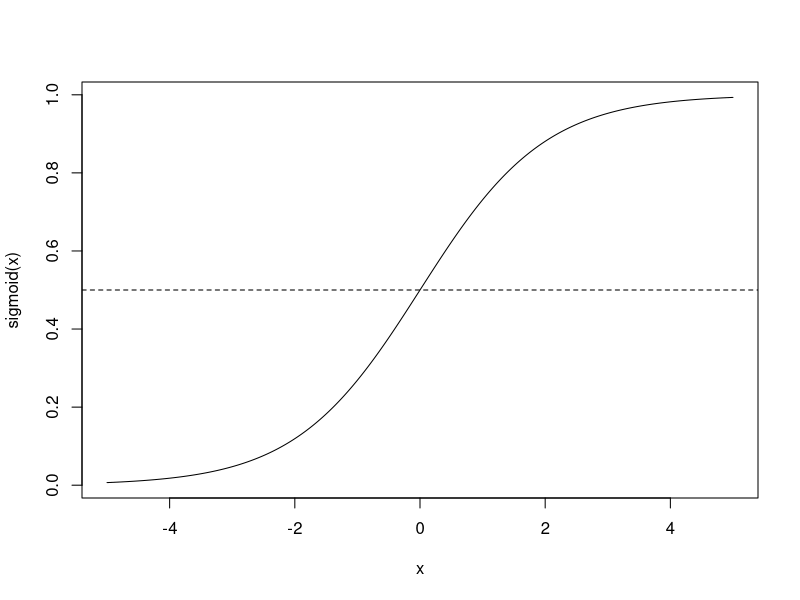
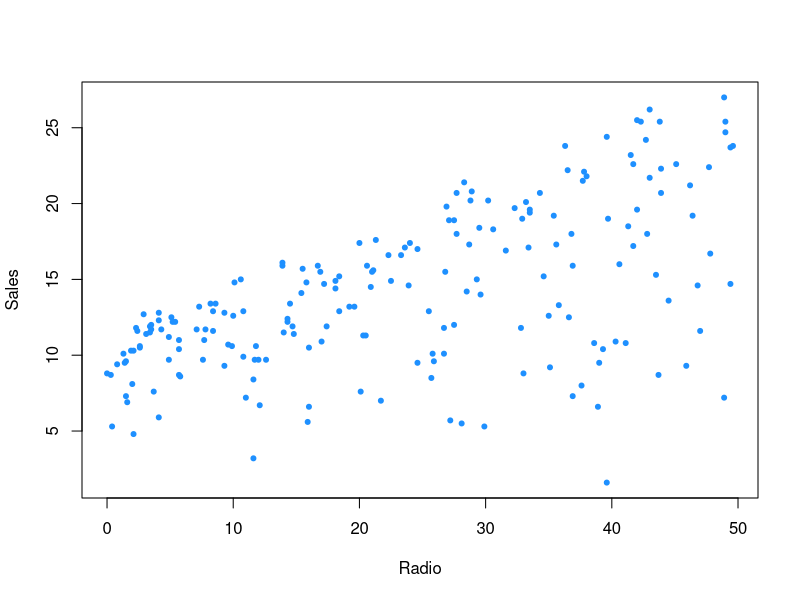
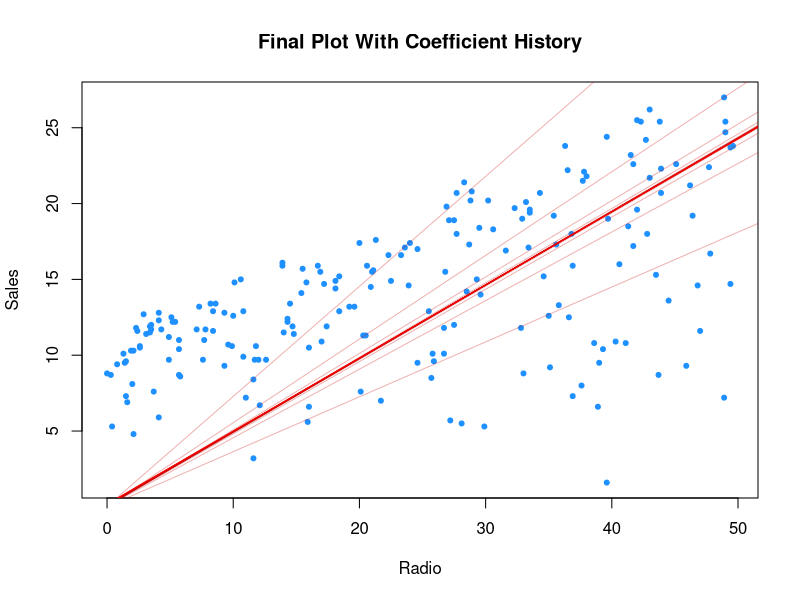
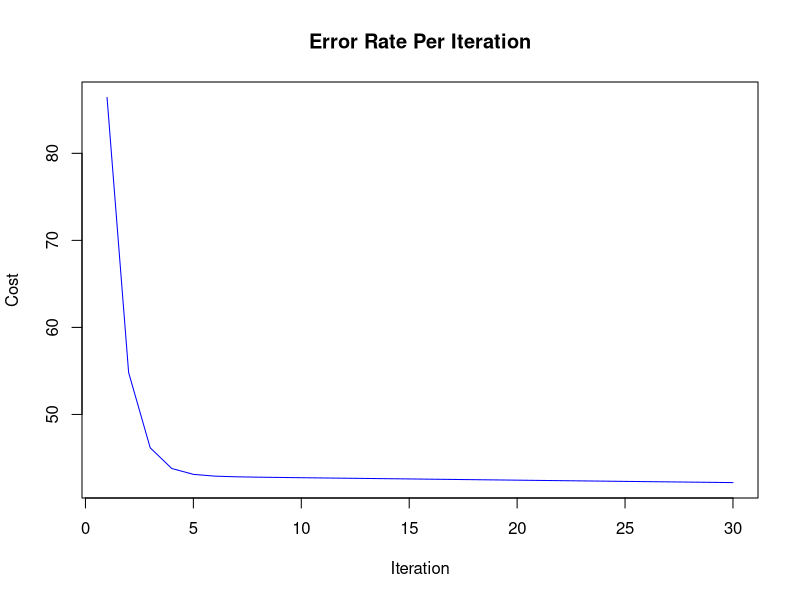
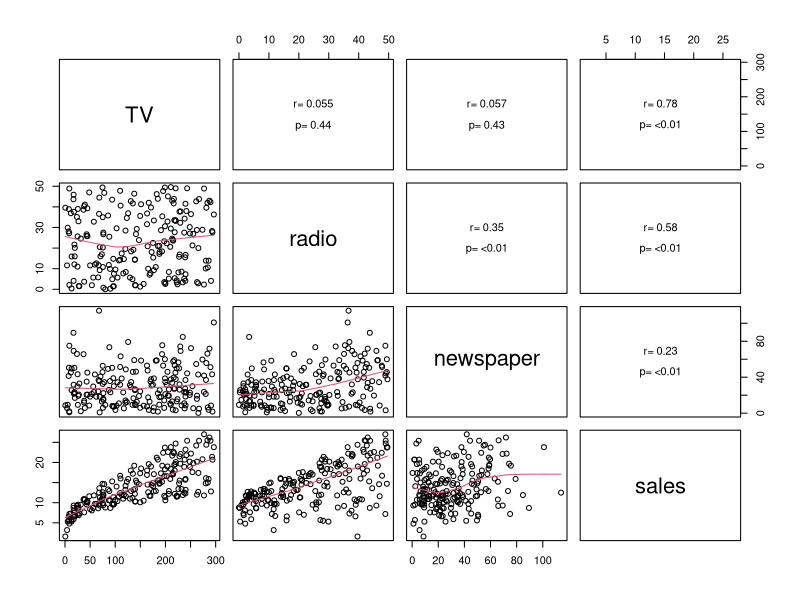
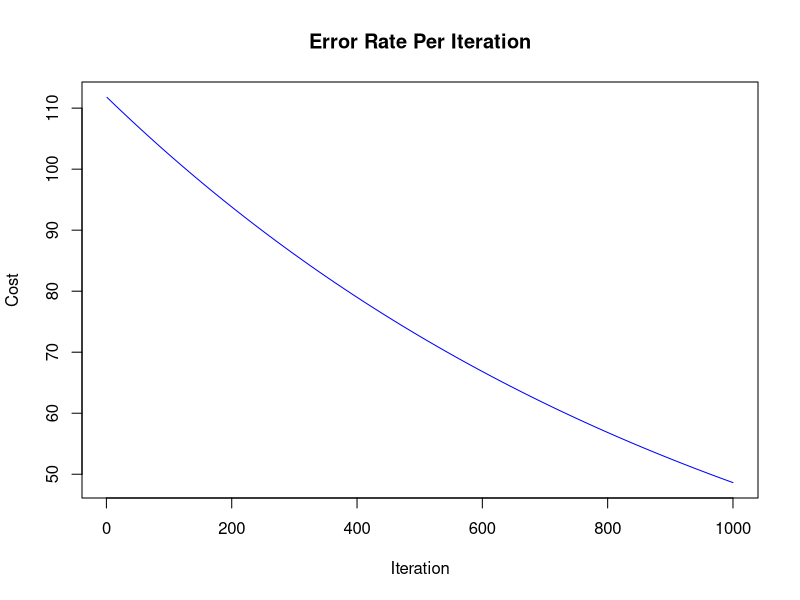
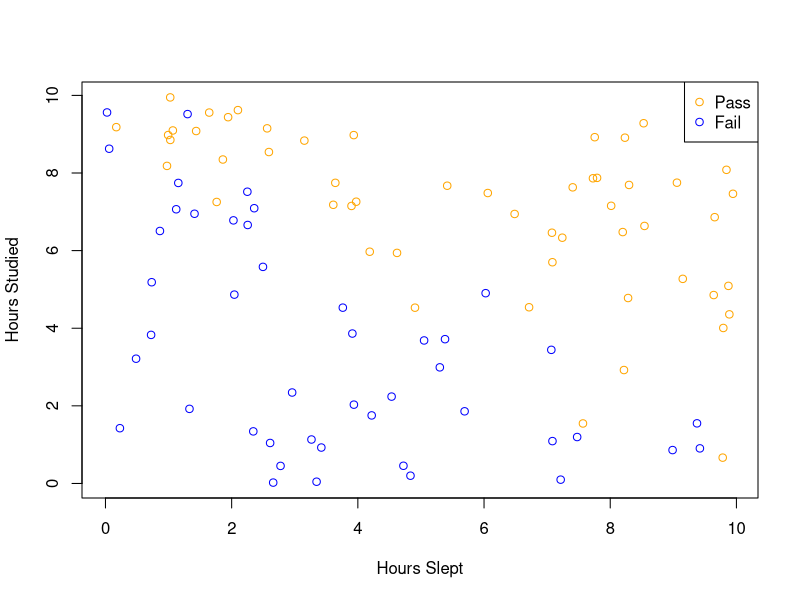
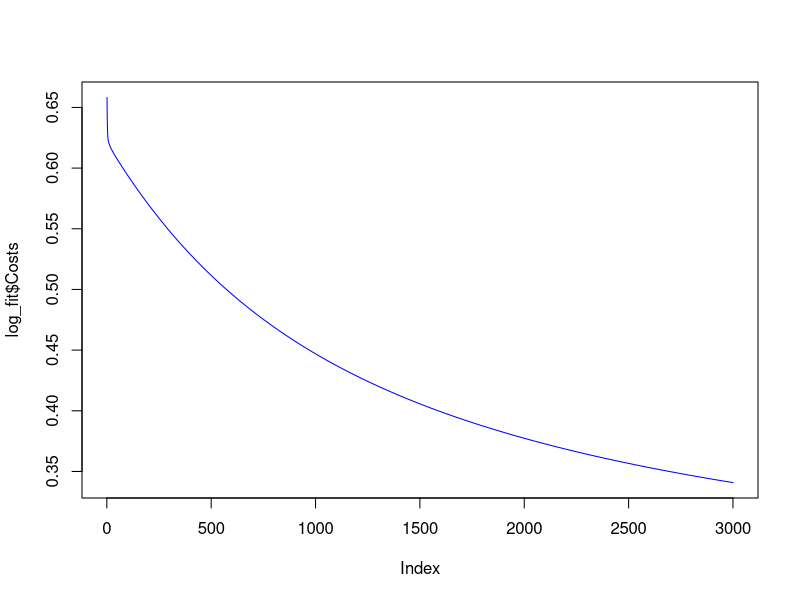

Reproduce these figures in R, in order.
#### Sigmoid function ####

sigmoid <- function(z){
  res <- 1 / (1 + exp(-z))
  res
}

x <- seq(-5,5,length.out = 1000)
y <- sigmoid(x)
plot(x,y, xlab = "x", ylab = "sigmoid(x)",type="l")
abline(h = 0.5,lty=2)
##########################

#### Simple Linear Regression ####

## Data
data <- read.csv("data/Advertising-Radio.csv",header=TRUE)
head(data)
plot(data$radio,data$sales,xlab= "Radio", ylab = "Sales", col="dodgerblue",pch=20)

## Functions
simple_regress <- function(features,weight,bias){
  return(weight*features + bias)
}

cost_function <- function(features,targets,weight,bias){
  num_items <- length(targets)
  total_error <- 0
  for(i in seq_along(1:num_items)){
    total_error <- total_error + (targets[i] - (weight * features[i] + bias))^2
  }
  return(total_error/num_items)
}

update_weight <- function(features,targets,weight,bias,learning_rate){
  delta_weight <- 0
  delta_bias <- 0
  num_items <- length(targets)
  
  for(i in seq_along(1:num_items)){
    #Calculate gradients
    error <- (targets[i] - (weight * features[i] + bias))
    delta_weight <- delta_weight + -2 * features[i] *  error
    delta_bias <- delta_bias + -2 * error
    
  }
  
  weight <- weight - learning_rate * (delta_weight/num_items)
  bias <- bias - learning_rate * (delta_bias/num_items)
  
  
  
  res <- c(weight,bias)
  res
}

## Model training
train <- function(features,targets,weight,bias,learning_rate,iters){
  cost_history <- numeric(iters)
  coef_history <- list()
  
  for(i in seq_along(1:iters)){
    tmp_coef <- update_weight(features,targets,weight,bias,learning_rate)
    weight <- tmp_coef[1]
    bias <- tmp_coef[2]
    coef_history[[i]] <- c(bias,weight)
    cost <- cost_function(features,targets,weight = weight, bias = bias)
    cost_history[i] <- cost
    
    if(i == 1 | i %% 10 == 0){
      cat("iter: ", i, "weight: ", weight, "bias: ", bias, "cost: ", cost, "\n")
    }
    
  }
  res <- list(Weight = weight, Bias = bias, Cost = cost_history,Coefs = coef_history)
  res
}

fit <- train(features = data$radio,targets = data$sales,weight = 0.03, bias = 0.0014, learning_rate = 0.001,iters = 30)

plot(data$radio,data$sales,xlab= "Radio", ylab = "Sales", col="dodgerblue",pch=20,main="Final Plot With Coefficient History")
for(i in 1:30){
  abline(coef=fit$Coefs[[i]], col = rgb(0.8,0,0,0.3))
}
abline(coef = c(fit$Bias,fit$Weight),col="red")
plot(fit$Cost,type="l",col="blue", xlab = "Iteration",ylab="Cost",main = "Error Rate Per Iteration")
#######################################

#### Multiple Variable Regression ####

## Data
multi_data <- read.csv("data/Advertising.csv", header = TRUE)
head(multi_data)


# Code for panel.cor found at https://www.r-bloggers.com/scatter-plot-matrices-in-r/

panel.cor <- function(x, y, digits = 2, cex.cor, ...)
{
  usr <- par("usr"); on.exit(par(usr))
  par(usr = c(0, 1, 0, 1))
  # correlation coefficient
  r <- cor(x, y)
  txt <- format(c(r, 0.123456789), digits = digits)[1]
  txt <- paste("r= ", txt, sep = "")
  text(0.5, 0.6, txt)
  
  # p-value calculation
  p <- cor.test(x, y)$p.value
  txt2 <- format(c(p, 0.123456789), digits = digits)[1]
  txt2 <- paste("p= ", txt2, sep = "")
  if(p<0.01) txt2 <- paste("p= ", "<0.01", sep = "")
  text(0.5, 0.4, txt2)
}

pairs(multi_data[,2:5],lower.panel = panel.smooth, upper.panel = panel.cor)

## Functions
multi_cost <- function(features,target,theta){
  sum((features %*% theta - target)^2) / (2*length(target))
}

multi_train <- function(features,target,theta,learn_rate,iters){
  cost_history <- double(iters)
  for(i in seq_along(cost_history)){
    error <- (features %*% theta - target)
    delta <- t(features) %*% error / length(target)
    theta <- theta  - learn_rate * delta
    cost_history[i] <- multi_cost(features,target,theta)
  }
  
  res <- list(Coefs = theta, Costs = cost_history)
  res
}

normalize_data <- function(data){
  cols <- ncol(data)
  for(i in 1:cols){
    tmp_mean <- mean(data[,i])
    tmp_range <- range(data[,i])[2] - range(data[,i])[1]
    res <- (data[,i] - tmp_mean) / tmp_range
    data[,i] <- res
  }
  data
}

## Model Training

multi_features <- multi_data[,2:4]
multi_features <- normalize_data(multi_features)
multi_target <- multi_data[,5]
features_matrix <- cbind(1,as.matrix(multi_features))
theta <- matrix(0,nrow=ncol(features_matrix))
rownames(theta) <- c("Intercept",names(multi_features))
num_iters <- 1000
learn_rate <- 0.0005
multi_fit <- multi_train(features_matrix,multi_target,theta,learn_rate,num_iters)
multi_fit$Coefs
plot(multi_fit$Costs,type="l",col="blue",xlab="Iteration",ylab="Cost",main="Error Rate Per Iteration")
test_fit <- lm(sales ~ TV + radio + newspaper, data = multi_data)
######################################

#### Logistic Regression ####

## Data
log_data <- read.csv("data/data_classification.csv",header=TRUE)
head(log_data)
color_vec <- ifelse(log_data$passed==1,"orange","blue")
plot(log_data$slept,log_data$studied,col=color_vec,xlab="Hours Slept",ylab="Hours Studied")
legend("topright",c("Pass","Fail"),col=c("orange","blue"),pch=c(1,1))

## Functions
log_predict <- function(features, theta){
  z <- features %*% theta
  res <- sigmoid(z)
  res
}

log_cost <- function(features, theta, targets){
  m <- length(targets)
  g <- log_predict(features,theta)
  res <- (1/m) * sum((-targets * log(g)) - ((1-targets) * log(1-g)))
  res
}

boundary <- function(prob){
  res <- ifelse(prob>=.5,1,0)
  res
}

log_accuracy <- function(preds,targets){
  diff <- preds - targets
  res <- 1 - sum(diff)/length(diff)
}

log_train <- function(features,theta,targets,learn_rate, iters){
  cost_history <- double(iters)
  for(i in seq_along(cost_history)){
    preds <- log_predict(features,theta)
    error <- (preds - targets)
    delta <- t(features) %*% error / length(targets)
    theta <- theta  - learn_rate * delta
    cost <- log_cost(features,theta,targets)
    cost_history[i] <- cost
    
    if(i == 1 | i %% 1000 == 0){
      cat("iter: ", i, "cost: ", cost, "\n")
    }
  }
  
  res <- list(Coefs = theta, Costs = cost_history)
  res
}

## Model Training

log_features <- log_data[,1:2]
log_targets <- log_data[,3]
log_design <- cbind(1,as.matrix(log_features))
log_theta <- matrix(0,nrow=ncol(log_design))
rownames(log_theta) <- c("Intercept",names(log_features))
learn_rate <- 0.02
num_iters <- 3000
log_fit <- log_train(log_design,log_theta,log_targets,learn_rate,num_iters)
log_fit$Coefs
plot(log_fit$Costs,type="l",col="blue")
predictions <- log_predict(log_design,log_fit$Coefs)
classifications <- boundary(predictions)
fit_accuracy <- log_accuracy(classifications,log_targets)
fit_accuracy

plot(predictions,col=color_vec)
abline(h=0.5,lty=2)
title("Actual Classification vs Predicted Probability")
legend("topright",c("Pass","Fail"),col=c("orange","blue"),pch=c(1,1),horiz = TRUE)
######################################

#### Linear Discriminant Analysis ####

## Data
lda_data <- read.csv("data/lda-toy.csv",header=TRUE)
head(lda_data)
col_vec <- ifelse(lda_data$y==0,"orange","blue")
plot(1:40,lda_data$x,xlab = "predictor",ylab = "value", col = col_vec)

## LDA Scoring
num_class <- 2
ldazero_index <- which(lda_data$y==0)
prob_zero <- length(lda_data$y[ldazero_index])/length(lda_data$y)
prob_zero
prob_one <- length(lda_data$y[-ldazero_index])/length(lda_data$y)
prob_one
mu_zero <- sum(lda_data$x[ldazero_index])/length(lda_data$x[ldazero_index])
mu_zero
mu_one <- sum(lda_data$x[-ldazero_index])/length(lda_data$x[-ldazero_index])
mu_one
squaredev_zero <- sum((lda_data$x[ldazero_index]-mu_zero)^2)
squaredev_one <- sum((lda_data$x[-ldazero_index]-mu_one)^2)
squaredev_zero
squaredev_one
lda_var <- 1/(length(lda_data$x) - num_class) * sum(squaredev_one,squaredev_zero)
lda_var


## Discriminant Scoring Function
disc_score <- function(x,mu,sigma,prob){
  res <- (x*(mu/sigma)) - (mu^2/(2*sigma)) + log(prob)
  res
}
disc_score(lda_data$x[1],mu_zero,lda_var,prob_zero)
disc_score(lda_data$x[1],mu_one,lda_var,prob_one)

## Final Predictions
score_zero <- disc_score(lda_data$x,mu_zero,lda_var,prob_zero)
score_one <- disc_score(lda_data$x,mu_one,lda_var,prob_one)
preds <- numeric(length(lda_data$x))
for(i in seq_along(preds)){
  if(score_zero[i] > score_one[i]){
    next
  }
  else{
    preds[i] <- 1
  }
}
table(lda_data$y,preds)



